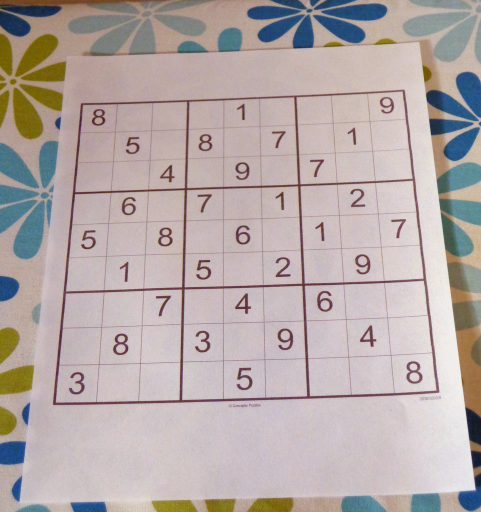
#> input picture Projects/sudoku Solver 2/sudoku.jpg, 962 x 1024 px (shown at 1/2 size)
$ python test4.0.py   (older library calls are emulated)
#> lines starting #> are read from the running program, lines starting #| are printed output that depends on the picture; after the words box and inside, x2 and y2 are one past the last pixel; in counts of white or black regions, pixels touching at a corner belong together
from imutils.perspective import four_point_transform
from imutils import contours
import imutils
import numpy as np
import cv2

i = 0
image = cv2.imread("sudoku.jpg")
#> image is the input picture: shape (1024, 962, 3); mean B, G, R 167.9, 169.5, 181
ratio = image.shape[0] / 500.0
#> ratio = 2.05
orig = image.copy()
image = imutils.resize(image, height = 500)
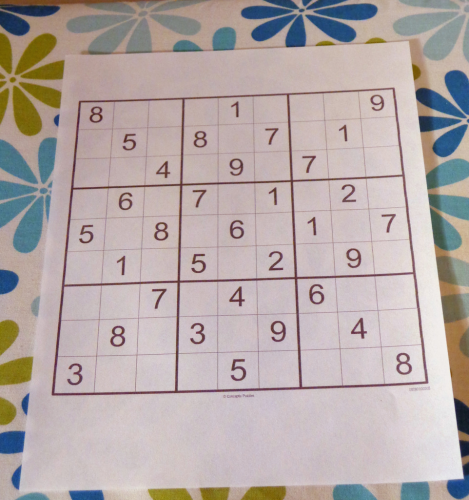
#> image: shape (500, 469, 3); mean B, G, R 167.9, 169.5, 181
#blurred = cv2.pyrMeanShiftFiltering(image,31,91)
blurred = cv2.medianBlur(image,9)
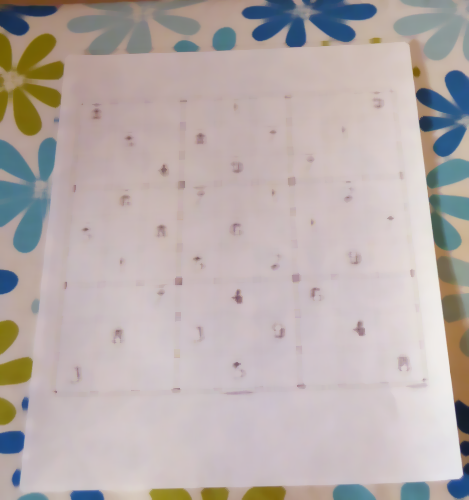
#> blurred: shape (500, 469, 3); mean B, G, R 172.1, 173.9, 184.5
gray = cv2.cvtColor(blurred,cv2.COLOR_BGR2GRAY)
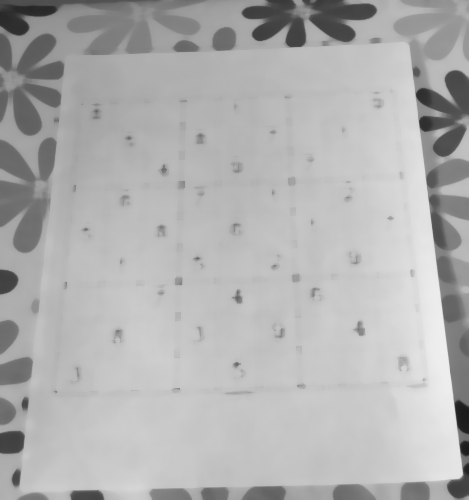
#> gray: shape (500, 469); min 26, max 238, mean 176.9
#blurred = cv2.medianBlur(gray,5)
th3 = cv2.adaptiveThreshold(gray,200,cv2.ADAPTIVE_THRESH_MEAN_C,cv2.THRESH_BINARY_INV,25,3)
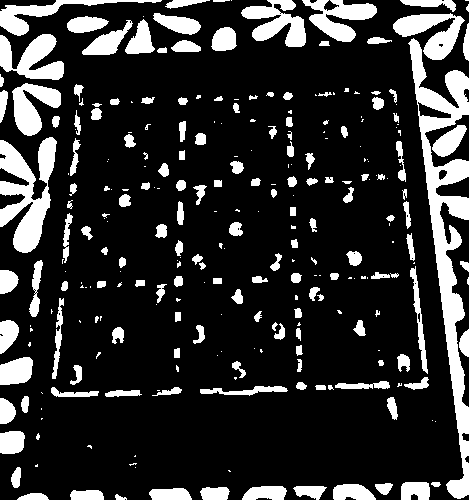
#> th3: shape (500, 469); values 0 (black) and 200 (white), 18.4% white; 275 white regions (117 under 20 px), largest, box (x1, y1, x2, y2) and area: (408, 38, 469, 499) 8027, (0, 137, 57, 253) 3469, (393, 13, 465, 60) 1674
edged = cv2.Canny(th3,100,200)
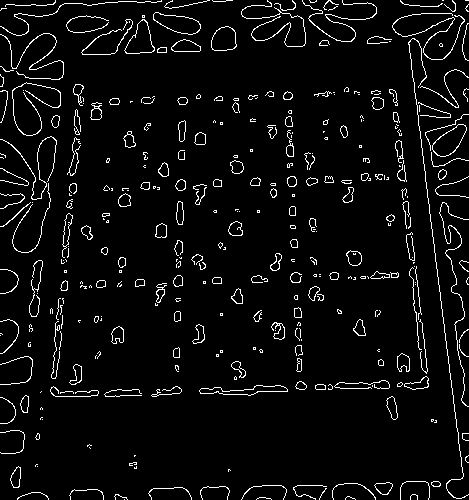
#> edged: shape (500, 469); 4.9% white in thin lines or dots
_,contours,_ = cv2.findContours(edged,cv2.RETR_LIST,cv2.CHAIN_APPROX_NONE)
#> contours = 477 contours, 312 with area under 20; largest, box (x1, y1, x2, y2) and area: (153, 12, 201, 35) 620, (432, 124, 467, 157) 616, (153, 12, 201, 35) 611, (432, 124, 467, 157) 596, (124, 19, 155, 54) 586
contours = sorted(contours, key=cv2.contourArea,reverse=True)
cv2.drawContours(image,contours,0,(0,0,255),3)
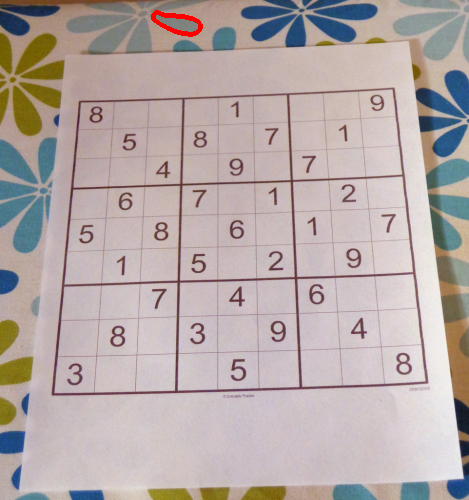
#> image: shape (500, 469, 3); 0.22% of pixels changed, all inside (x1, y1, x2, y2) = (151, 10, 203, 37)
x,y,w,h = cv2.boundingRect(contours[0])
#> x = 153; y = 12; w = 48; h = 23
roi = image[y:y+h,x:x+w]
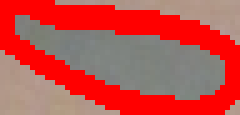
#> roi: shape (23, 48, 3) (shown 5 times larger); mean B, G, R 75.9, 80.7, 192.6

#> (the run stopped early here; a loop or call above may not have finished)

$ run again, with Projects/sudoku Solver 2/ROI1.jpg copied over Projects/sudoku Solver 2/sudoku.jpg
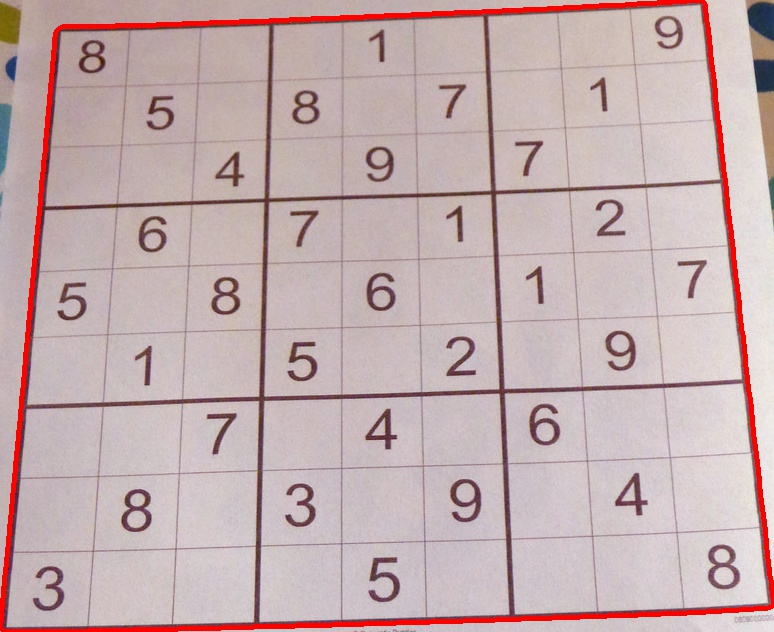
#> input picture Projects/sudoku Solver 2/ROI1.jpg, 774 x 632 px
#> image is the input picture: shape (632, 774, 3); mean B, G, R 175, 174, 196
#> `th3 = cv2.adaptiveThreshold(gray,200,cv2.ADAPTIVE_THRESH_MEAN_C,cv2.TH..`:
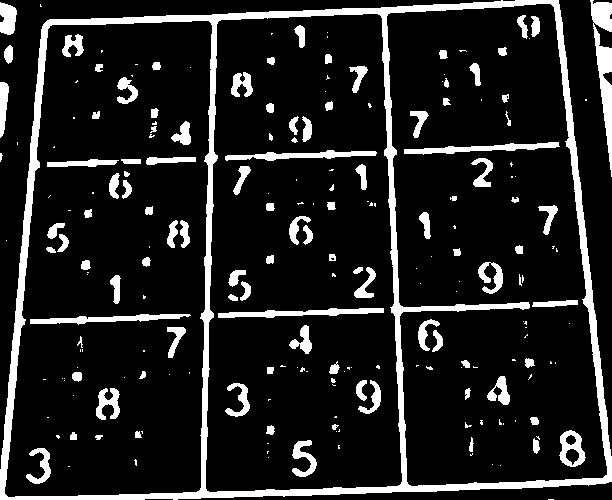
#> th3: shape (500, 612); values 0 (black) and 200 (white), 13.1% white; 217 white regions (111 under 20 px), largest, box (x1, y1, x2, y2) and area: (0, 0, 612, 500) 20049, (590, 0, 612, 177) 1654, (218, 308, 384, 318) 889
#> edged: shape (500, 612); 4.6% white in thin lines or dots
#> contours = 372 contours, 224 with area under 20; largest, box (x1, y1, x2, y2) and area: (386, 3, 607, 486) 85980, (386, 3, 607, 486) 85958, (205, 13, 402, 492) 84873, (205, 13, 402, 492) 84858, (4, 20, 212, 497) 83873
#> x = 386; y = 3; w = 221; h = 483
#> `roi = image[y:y+h,x:x+w]`:
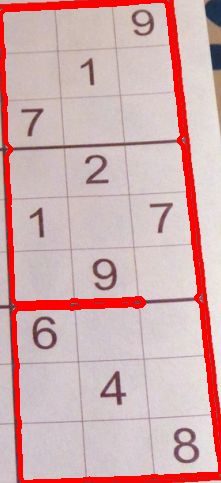
#> roi: shape (483, 221, 3); mean B, G, R 174.3, 173.8, 209.8
